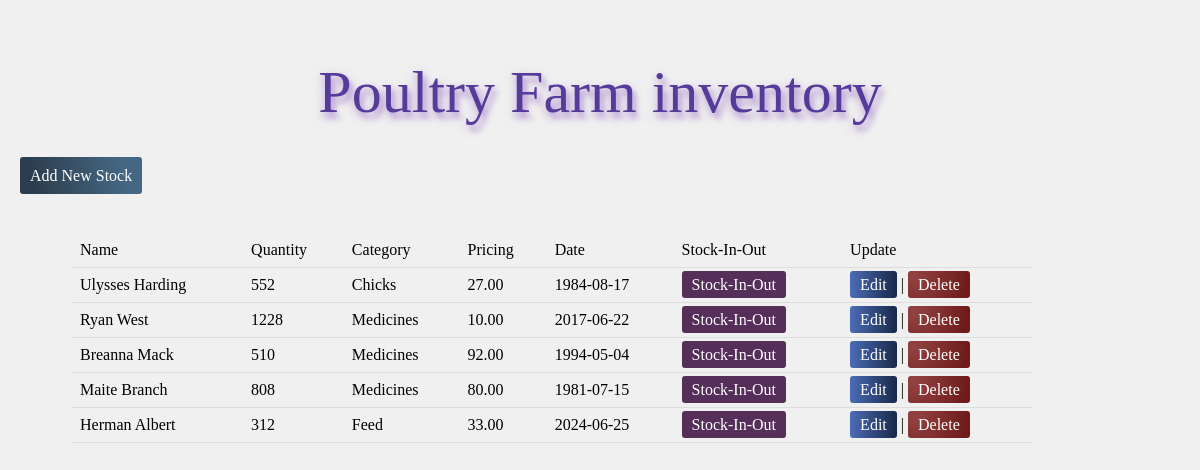
The page / on the database its author committed.
### tables this page shows
CREATE TABLE `users` (
  `id` int NOT NULL,
  `name` varchar(255) NOT NULL,
  `quantity` int NOT NULL,
  `category` varchar(255) DEFAULT NULL,
  `pricing` decimal(10,2) NOT NULL,
  `date` date NOT NULL,
  `stock_in` int DEFAULT '0',
  `stock_out` int DEFAULT '0'
);

### DbConfig.php (called while the page is built, shortened)
<?php
class DbConfig
{
    private $_host = 'localhost';
    private $_username = 'root';
    private $_password = '';
    private $_database = 'test';
    public function __construct()
    {
        try {
            $dsn = "mysql:host={$this->_host};dbname={$this->_database}";
            $this->connection = new PDO($dsn, $this->_username, $this->_password);
        } catch (PDOException $e) {
            throw new Exception("Cannot connect to database: " . $e->getMessage());
        }
    }
}

### Crud.php (called while the page is built, shortened)
<?php
include_once 'DbConfig.php';
class Crud extends DbConfig
{
    public function getData($query)
    {
        try {
            $statement = $this->connection->prepare($query);
            $statement->execute();
            return $statement->fetchAll(PDO::FETCH_ASSOC);
        } catch (PDOException $e) {
            echo "Error: " . $e->getMessage();
            return false;
        }
    }
}

### index.php (the view, shortened to what this page needs)
<?php
include_once("Crud.php");
$crud = new Crud();
$query = "SELECT * FROM users ORDER BY id DESC";
$result = $crud->getData($query);
?>
<html>
<head>
    <link rel="stylesheet" href="CSS/Dashboard.css">
</head>
<body>
<br/>
<h1 style="text-align: center">Poultry Farm inventory</h1>
<a class="add-new-data" href="add.html">Add New Stock</a><br/><br/>
<table style="width: 80%; border: 0; transform: translate(2px,30px);">
    <tr>
        <td>Name</td>
        <td>Quantity</td>
        <td>Category</td>
        <td>Pricing</td>
        <td>Date</td>
        <td>Stock-In-Out</td>
        <td>Update</td>
    </tr>
    <?php
    if (is_array($result) || is_object($result))
    foreach ($result as $key => $res) {
        echo "<tr>";
        echo "<td>".$res['name']."</td>";
        echo "<td>".$res['quantity']."</td>";
        echo "<td>".$res['category']."</td>";
        echo "<td>".$res['pricing']."</td>";
        echo "<td>".$res['date']."</td>";
        echo "<td><a class='btn-stock-in' href=\"stock.php?id=$res[id]\">Stock-In-Out</a></td>";
        echo "<td><a class='btn-edit' href=\"edit.php?id=$res[id]\">Edit</a> | <a class='btn-delete' href=\"delete.php?id=$res[id]\" onClick=\"return confirm('Are you sure you want to delete?')\">Delete</a></td>";
        echo "</tr>";
    }
    else {
        echo "No results found";
    }
    ?>
</table>
</body>
</html>

### CSS/Dashboard.css (style rules this page uses)
body { font-family: 'ubuntu-regular', "Schadow BT"; margin: 0; padding: 0; background-color: #f0f0f0; }
h1 { font-size: 60px; font-weight: 500; color: #553c9a; text-shadow: 0px 4px 10px rgba(179, 147, 211, 0.8), 2px 2px 4px rgba(179, 147, 211, 0.1), 3px 4px 4px rgba(179, 147, 211, 0.15), 4px 6px 4px rgba(179, 147, 211, 0.2), 5px 8px 4px rgba(179, 147, 211, 0.25); }
table { width: 80%; border-collapse: collapse; padding: 5px 10px; margin-left: 70px; }
th, td { padding: 8px; text-align: left; border-bottom: 1px solid #ddd; }
.btn-edit, .btn-delete { padding: 5px 10px; border: none; border-radius: 3px; cursor: pointer; }
.btn-edit { background: linear-gradient(90deg, #4b6cb7 0%, #182848 100%); color: #fff; }
.btn-delete { background-image: radial-gradient( circle farthest-corner at 10% 20%, rgba(147,67,67,1) 0%, rgba(111,27,27,1) 90% ); color: #fff; }
a { text-decoration: none; }
.add-new-data { padding: 10px 10px; margin-left: 20px; border: none; border-radius: 3px; cursor: pointer; background-image: linear-gradient( 76.3deg, rgba(44,62,78,1) 12.6%, rgba(69,103,131,1) 82.8% ); color: #fff; }
.btn-stock-in { padding: 5px 10px; border: none; border-radius: 3px; cursor: pointer; background-color: #552E5A; color: #fff; }

### rows shown on the page
users: name "Ulysses Harding", quantity "552", category "Chicks", pricing "27.00", date "1984-08-17"
users: name "Ryan West", quantity "1228", category "Medicines", pricing "10.00", date "2017-06-22"
users: name "Breanna Mack", quantity "510", category "Medicines", pricing "92.00", date "1994-05-04"
users: name "Maite Branch", quantity "808", category "Medicines", pricing "80.00", date "1981-07-15"
users: name "Herman Albert", quantity "312", category "Feed", pricing "33.00", date "2024-06-25"
